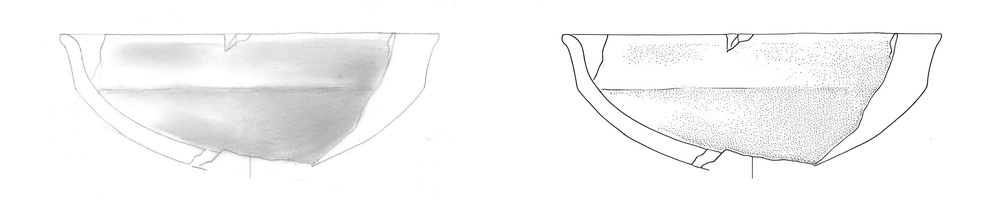
#> input picture imgs/comparison.jpg, 1000 x 221 px, shrunk from 3787 x 837 before the run
$ python -i export_utils.py   (imports and definitions only)
#> lines starting #> are read from the running program, lines starting #| are printed output that depends on the picture; after the words box and inside, x2 and y2 are one past the last pixel; in counts of white or black regions, pixels touching at a corner belong together
"""
Advanced export utilities for PyPotteryInk
Supports exporting individual elements and SVG conversion
"""

import os
import cv2
import numpy as np
from PIL import Image, ImageDraw
import subprocess
from typing import List, Tuple, Optional

# Set matplotlib to use non-interactive backend for macOS compatibility
import matplotlib
# [1 line not run here, left out]
import matplotlib.pyplot as plt


# [72 lines left out: function extract_pottery_elements, not called in this run]


def convert_to_svg(image_path: str, output_path: Optional[str] = None,
                   simplify: bool = True, threshold: int = 127) -> str:
    """
    Convert a pottery image to SVG format using potrace

    Args:
        image_path: Path to input image
        output_path: Path for output SVG (if None, uses same name with .svg extension)
        simplify: Whether to simplify the paths
        threshold: Threshold for binarization

    Returns:
        Path to the generated SVG file
    """
#> called with image_path = 'imgs/comparison.jpg', output_path = 'out.png/svg_exports/comparison.svg', simplify = True, threshold = 127
    try:
        # Prepare output path
        if output_path is None:
            output_path = os.path.splitext(image_path)[0] + '.svg'

        # First convert to BMP for potrace
        img = Image.open(image_path)
#> img is the input picture: PIL image 1000x221 RGB; min 8, max 255, mean 247.3

        # Convert to grayscale if needed
        if img.mode != 'L':
            img = img.convert('L')
#> img: PIL image 1000x221 L

        # Apply threshold
        img = img.point(lambda x: 0 if x < threshold else 255, '1')
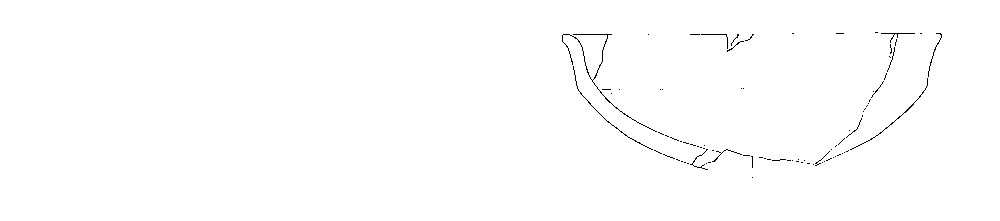
#> img: PIL image 1000x221 1; 99.5% white; black in thin lines or dots, all inside (x1, y1, x2, y2) = (562, 32, 942, 178)

        # Save as BMP
        bmp_path = os.path.splitext(image_path)[0] + '_temp.bmp'
        img.save(bmp_path)

        # Run potrace
        cmd = ['potrace', '-s', '-o', output_path]
        if simplify:
            cmd.extend(['-t', '5'])  # Simplify paths
        cmd.append(bmp_path)

#> (the run stopped early here; a loop or call above may not have finished)

$ run again, on imgs/test_img.jpg
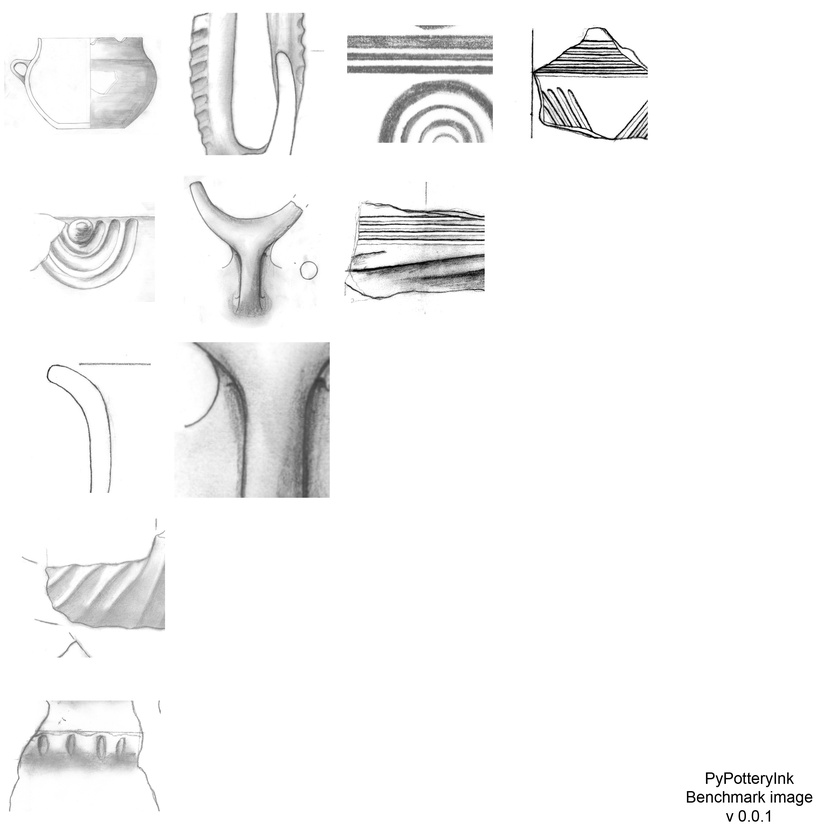
#> input picture imgs/test_img.jpg, 840 x 840 px, shrunk from 2560 x 2560 before the run
#> in convert_to_svg, img is the input picture: PIL image 840x840 L; min 0, max 255, mean 246.3
#> in convert_to_svg, `img = img.point(lambda x: 0 if x < threshold else 255, '1')`:
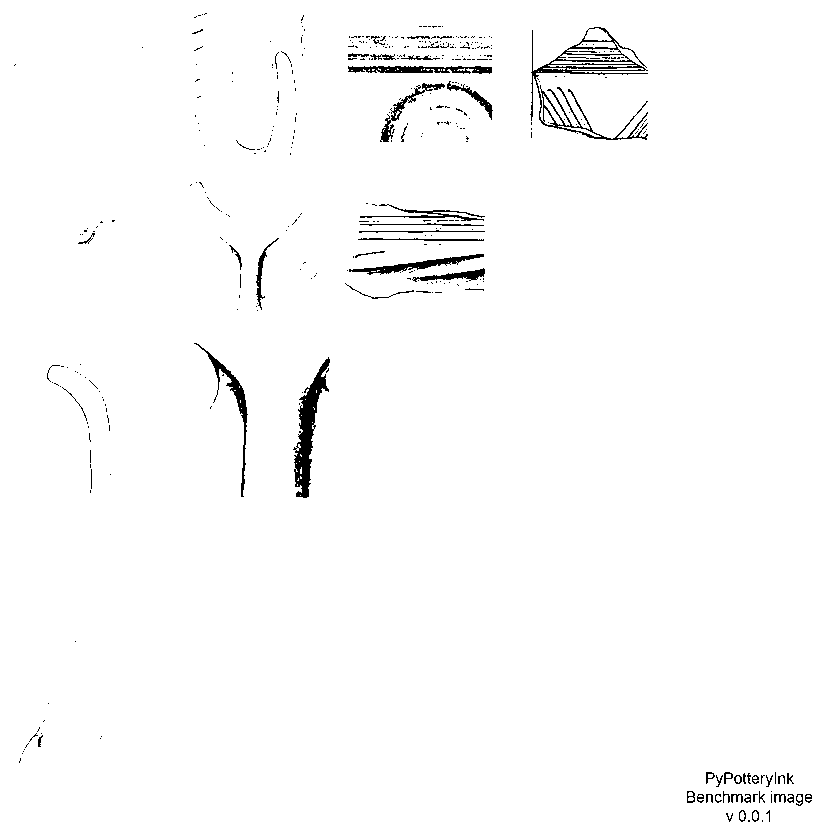
#> img: PIL image 840x840 1; 98.4% white; 408 black regions (349 under 20 px), largest, box (x1, y1, x2, y2) and area: (530, 27, 648, 140) 2208, (293, 357, 330, 498) 1800, (194, 343, 248, 497) 805
